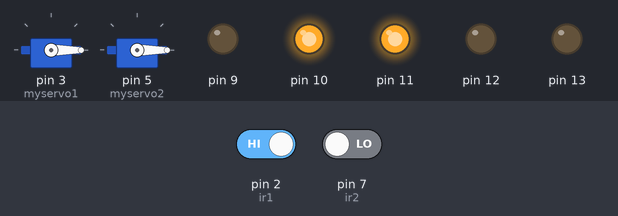
A sketch run on a simulated Arduino Uno, built with avr-gcc and run on an emulated ATmega328P. On the bench: 2 × servo, output pins drawn as LEDs (lit = HIGH). Inputs (shaded band) come from the test bench; at power-on: pin 2 (ir1) HIGH, pin 7 (ir2) LOW.

Above: at 1.2 s.
1.3 s: pin 2 (ir1) driven LOW
At 2.4 s:
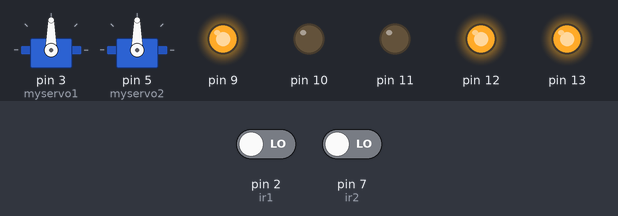
2.8 s: pin 2 (ir1) driven HIGH
At 3.5 s:
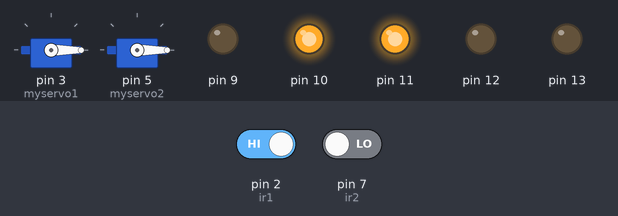
Timing chart, 0 to 5.8 s (numbered marks = the images above; inputs shaded):
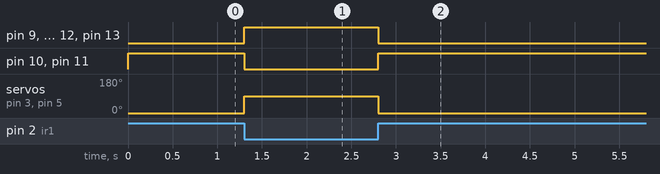

The sketch:

SCP_PROJECT.ino
```cpp
#include <Servo.h>
int ir1 = 2;
int ir2 = 7;
Servo myservo1;
Servo myservo2;
void setup(){
  pinMode(ir1, INPUT);
  pinMode(ir2, INPUT);
  pinMode(13, OUTPUT);
  pinMode(12, OUTPUT);
  pinMode(11, OUTPUT);
  pinMode(10, OUTPUT);
  pinMode(9, OUTPUT);
  myservo1.attach(3);
  myservo2.attach(5);
}
void loop(){
  if (digitalRead(ir1) == LOW){
    myservo2.write(90);
    myservo1.write(90);
    digitalWrite(13, HIGH);
    digitalWrite(12, HIGH);
    digitalWrite(11, LOW);
    digitalWrite(10, LOW);
    digitalWrite(9, HIGH);
  }
  else if (digitalRead(ir2) == LOW){
    myservo2.write(0);
    myservo1.write(0);
    digitalWrite(13, LOW);
    digitalWrite(12, LOW);
    digitalWrite(11, HIGH);
    digitalWrite(10, HIGH);
    digitalWrite(9, LOW);}}
```

Measured:
- after the input at 1.3 s, pin 9, pin 12, pin 13: LOW → HIGH at once; pin 10, pin 11: HIGH → LOW at once; servo on pin 3 (myservo1), servo on pin 5 (myservo2): 0° → 90° at once
- after the input at 2.8 s, pin 9, pin 12, pin 13: HIGH → LOW at once; pin 10, pin 11: LOW → HIGH at once; servo on pin 3 (myservo1), servo on pin 5 (myservo2): 90° → 0° at once
